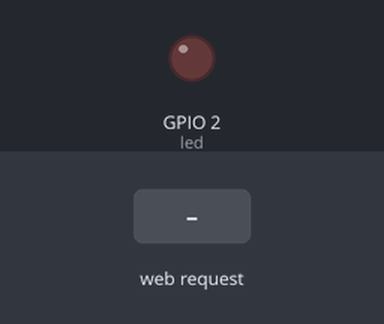
Simulated run of this sketch. Board: ESP32. Shown: output pins drawn as LEDs (lit = HIGH). The test bench sets the inputs (shaded band). WiFi joins after 1.5 s; servers stay silent unless stated; what the sketch prints to the serial monitor is not drawn.

Above: at 2.7 s.
2.8 s: HTTP request GET /ledon received
At 3.3 s:
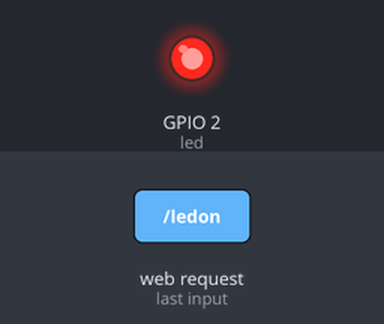
4.3 s: HTTP request GET /ledoff received
At 5.6 s:
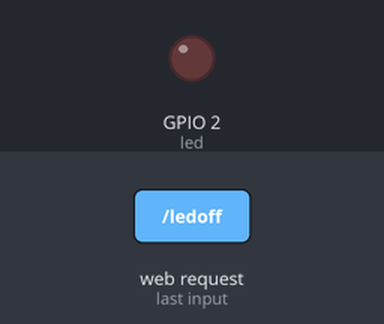
Timing chart, 0 to 7.3 s (numbered marks = the images above; inputs shaded):
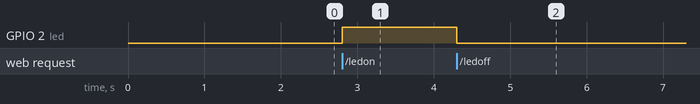

The sketch:

sketch.ino
```cpp
#include <WiFi.h>
#include <WebServer.h>

WebServer server(80);

const int led = 2;

const char MAIN_page[] PROGMEM = R"rawliteral(
<!DOCTYPE html>
<html>
<body>
  <center>
    <h1>Wi-Fi LED On/Off Demo</h1>
    Click to turn <a href="/ledon">LED ON</a><br>
    Click to turn <a href="/ledoff">LED OFF</a>
  </center>
</body>
</html>
)rawliteral";

void handleRoot() {
  server.send(200, "text/html", MAIN_page);
}

void handleLedOn() {
  digitalWrite(led, HIGH);
  server.send(200, "text/html",
              "LED is ON. <a href=\"/\">Back</a>");
}

void handleLedOff() {
  digitalWrite(led, LOW);
  server.send(200, "text/html",
              "LED is OFF. <a href=\"/\">Back</a>");
}

void setup() {
  Serial.begin(115200);

  pinMode(led, OUTPUT);
  digitalWrite(led, LOW);  // Start with LED off

  WiFi.mode(WIFI_STA);
  WiFi.begin("Wokwi-GUEST", "");

  Serial.print("Connecting to WiFi");
  while (WiFi.status() != WL_CONNECTED) {
    delay(500);
    Serial.print(".");
  }

  Serial.println();
  Serial.println("WiFi connected");
  Serial.print("IP address: ");
  Serial.println(WiFi.localIP());

  server.on("/", handleRoot);
  server.on("/ledon", handleLedOn);
  server.on("/ledoff", handleLedOff);

  server.begin();
  Serial.println("HTTP server started");
}

void loop() {
  server.handleClient();
}
```

Measured:
- after the input at 2.8 s, GPIO 2 (led): LOW → HIGH at once
- after the input at 4.3 s, GPIO 2 (led): HIGH → LOW at once
